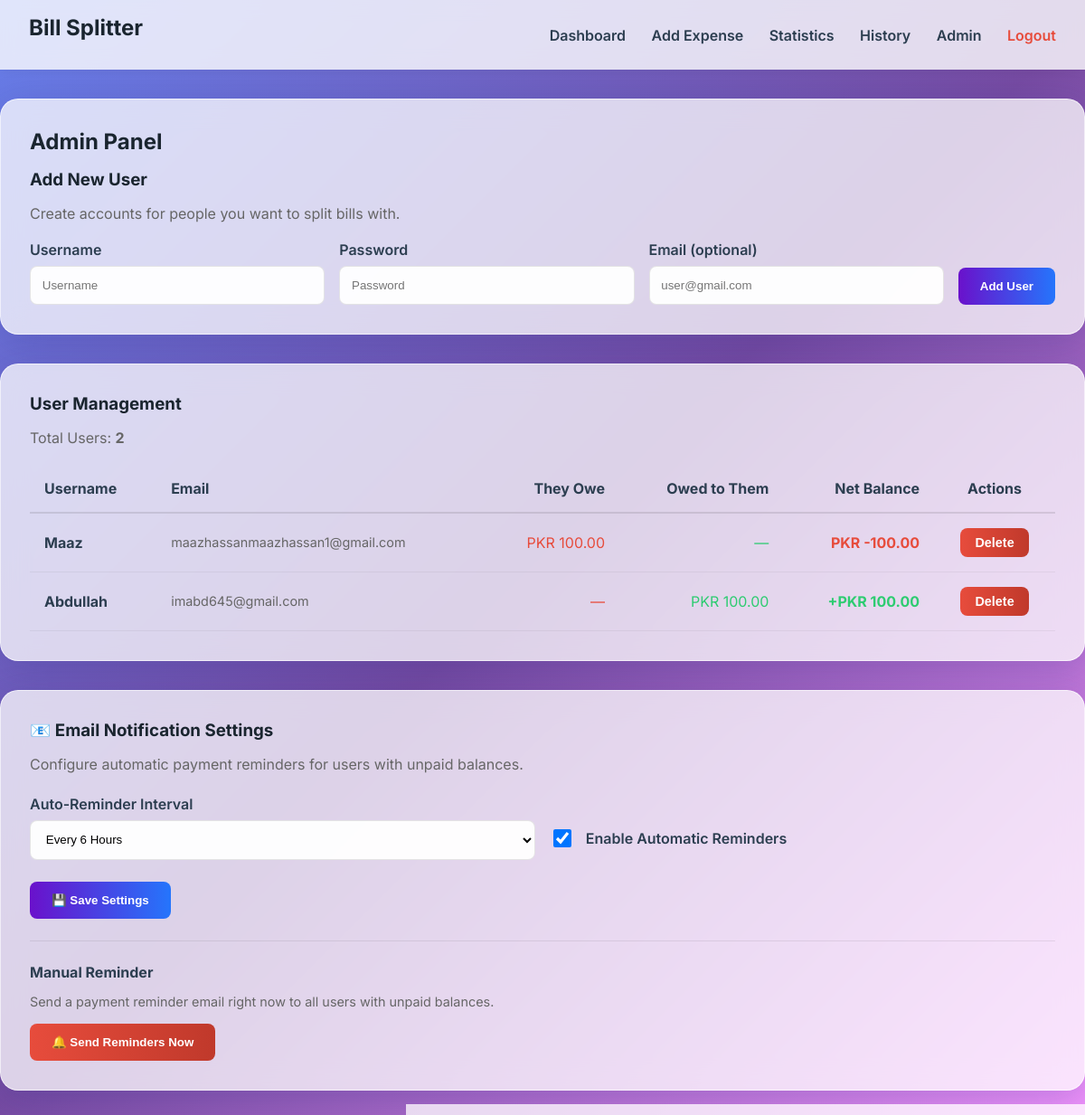
Page /add_user (signed in) on the committed database.
### models.py (models this page shows)
class User(UserMixin, db.Model):
    id = db.Column(db.Integer, primary_key=True)
    username = db.Column(db.String(150), unique=True, nullable=False)
    password = db.Column(db.String(150), nullable=False)
    email = db.Column(db.String(200), nullable=True)
    is_admin = db.Column(db.Boolean, default=False)
    expenses_paid = db.relationship('Expense', backref='payer', lazy=True)
    settlements = db.relationship('Settlement', backref='debtor', lazy=True)

class EmailSettings(db.Model):
    id = db.Column(db.Integer, primary_key=True)
    gmail_address = db.Column(db.String(200), nullable=True)
    gmail_app_password = db.Column(db.String(200), nullable=True)
    reminder_hours = db.Column(db.Integer, default=24)
    reminders_enabled = db.Column(db.Boolean, default=False)
    last_reminder_sent = db.Column(db.DateTime, nullable=True)

### app.py (the view, shortened to what this page needs)
@app.route('/add_user', methods=['GET', 'POST'])
@login_required
def add_user():
    if not current_user.is_admin:
        flash('Unauthorized')
        return redirect(url_for('dashboard'))
    all_users = User.query.filter_by(is_admin=False).all()
    user_stats = []
    for user in all_users:
        debts = Settlement.query.filter_by(user_id=user.id, is_paid=False).all()
        total_owed_by_user = sum(debt.amount_due for debt in debts)
        expenses_paid = Expense.query.filter_by(payer_id=user.id).all()
        total_owed_to_user = 0
        for exp in expenses_paid:
            for settlement in exp.settlements:
                if not settlement.is_paid and settlement.user_id != user.id:
                    total_owed_to_user += settlement.amount_due
        user_stats.append({
            'user': user,
            'owes': total_owed_by_user,
            'owed': total_owed_to_user,
            'balance': total_owed_to_user - total_owed_by_user
        })
    email_settings = EmailSettings.query.first()
    return render_template('admin.html', user_stats=user_stats, email_settings=email_settings)

### app.py (called while the page is built)
@login_manager.user_loader
def load_user(user_id):
    return User.query.get(int(user_id))

### templates/admin.html (shortened to what this page needs)
{% extends "base.html" %}
{% block content %}
<div style="max-width: 1200px; margin: 0 auto;">
    <div class="glass-container" style="margin: 2rem auto;">
        <h2>Admin Panel</h2>
        <h3>Add New User</h3>
        <p style="margin-bottom: 20px; color: #666;">Create accounts for people you want to split bills with.</p>
        <form action="{{ url_for('add_user') }}" method="POST">
            <div style="display: grid; grid-template-columns: 1fr 1fr 1fr auto; gap: 1rem; align-items: end;">
                <div class="input-group" style="margin-bottom: 0;">
                    <label style="display: block; margin-bottom: 0.5rem; font-weight: 600;">Username</label>
                    <input type="text" name="username" placeholder="Username" required>
                </div>
                <div class="input-group" style="margin-bottom: 0;">
                    <label style="display: block; margin-bottom: 0.5rem; font-weight: 600;">Password</label>
                    <input type="password" name="password" placeholder="Password" required>
                </div>
                <div class="input-group" style="margin-bottom: 0;">
                    <label style="display: block; margin-bottom: 0.5rem; font-weight: 600;">Email (optional)</label>
                    <input type="email" name="email" placeholder="user@gmail.com">
                </div>
                <button type="submit" class="btn">Add User</button>
            </div>
        </form>
    </div>
    <div class="glass-container" style="margin: 2rem auto;">
        <h3>User Management</h3>
        <p style="margin-bottom: 20px; color: #666;">Total Users: <strong>{{ user_stats|length }}</strong></p>
        {% if user_stats %}
        <div style="overflow-x: auto;">
            <table style="width: 100%; border-collapse: collapse;">
                <thead>
                    <tr style="border-bottom: 2px solid rgba(0,0,0,0.1);">
                        <th style="padding: 1rem; text-align: left;">Username</th>
                        <th style="padding: 1rem; text-align: left;">Email</th>
                        <th style="padding: 1rem; text-align: right;">They Owe</th>
                        <th style="padding: 1rem; text-align: right;">Owed to Them</th>
                        <th style="padding: 1rem; text-align: right;">Net Balance</th>
                        <th style="padding: 1rem; text-align: center;">Actions</th>
                    </tr>
                </thead>
                <tbody>
                    {% for stat in user_stats %}
                    <tr style="border-bottom: 1px solid rgba(0,0,0,0.05);">
                        <td style="padding: 1rem;"><strong>{{ stat.user.username }}</strong></td>
                        <td style="padding: 1rem; color: #666; font-size: 0.9rem;">
                            {{ stat.user.email or '—' }}
                        </td>
                        <td style="padding: 1rem; text-align: right; color: #e74c3c;">
                            {% if stat.owes > 0 %}PKR {{ "%.2f"|format(stat.owes) }}{% else %}—{% endif %}
                        </td>
                        <td style="padding: 1rem; text-align: right; color: #2ecc71;">
                            {% if stat.owed > 0 %}PKR {{ "%.2f"|format(stat.owed) }}{% else %}—{% endif %}
                        </td>
                        <td style="padding: 1rem; text-align: right; font-weight: bold;">
                            {% if stat.balance > 0 %}
                            <span style="color: #2ecc71;">+PKR {{ "%.2f"|format(stat.balance) }}</span>
                            {% elif stat.balance < 0 %} <span style="color: #e74c3c;">PKR {{ "%.2f"|format(stat.balance)
                                }}</span>
                                {% else %}
                                <span style="color: #999;">PKR 0.00</span>
                                {% endif %}
                        </td>
                        <td style="padding: 1rem; text-align: center;">
                            <form action="{{ url_for('delete_user', user_id=stat.user.id) }}" method="POST"
                                onsubmit="return confirm('Delete {{ stat.user.username }}? This removes all their data.');"
                                style="display: inline;">
                                <button type="submit" class="btn"
                                    style="background: linear-gradient(90deg, #e74c3c, #c0392b); padding: 0.5rem 1rem; font-size: 0.9rem;">
                                    Delete
                                </button>
                            </form>
                        </td>
                    </tr>
                    {% endfor %}
                </tbody>
            </table>
        </div>
        {% else %}
        <div style="text-align: center; padding: 2rem; color: #999;">
            <p>No users yet. Add your first user above!</p>
        </div>
        {% endif %}
    </div>
    <div class="glass-container" style="margin: 2rem auto;">
        <h3>📧 Email Notification Settings</h3>
        <p style="margin-bottom: 1.5rem; color: #666;">Configure automatic payment reminders for users with unpaid
            balances.</p>
        <form action="{{ url_for('save_email_settings') }}" method="POST">
            <div
                style="display: grid; grid-template-columns: 1fr 1fr; gap: 1rem; margin-bottom: 1.5rem; align-items: center;">
                <div class="input-group" style="margin-bottom: 0;">
                    <label style="display: block; margin-bottom: 0.5rem; font-weight: 600;">Auto-Reminder
                        Interval</label>
                    <select name="reminder_hours"
                        style="width: 100%; padding: 0.8rem; border-radius: 8px; border: 1px solid rgba(0,0,0,0.1); background: var(--input-bg, #fff);">
                        <option value="6" {% if email_settings.reminder_hours==6 %}selected{% endif %}>Every 6 Hours
                        </option>
                    </select>
                </div>
                <div style="display: flex; align-items: center; gap: 0.8rem; padding-top: 1.5rem;">
                    <input type="checkbox" name="reminders_enabled" id="reminders_enabled" {% if
                        email_settings.reminders_enabled %}checked{% endif %}
                        style="width: 20px; height: 20px; cursor: pointer;">
                    <label for="reminders_enabled" style="font-weight: 600; cursor: pointer;">Enable Automatic
                        Reminders</label>
                </div>
            </div>
            <button type="submit" class="btn">💾 Save Settings</button>
        </form>
        <div style="margin-top: 1.5rem; padding-top: 1.5rem; border-top: 1px solid rgba(0,0,0,0.08);">
            <h4 style="margin: 0 0 0.5rem;">Manual Reminder</h4>
            <p style="color: #666; font-size: 0.9rem; margin-bottom: 1rem;">Send a payment reminder email right now to
                all users with unpaid balances.</p>
            <form action="{{ url_for('send_reminders_now') }}" method="POST"
                onsubmit="return confirm('Send reminder emails to all users with unpaid balances?');">
                <button type="submit" class="btn" style="background: linear-gradient(90deg, #e74c3c, #c0392b);">
                    🔔 Send Reminders Now
                </button>
            </form>
        </div>
    </div>
</div>
{% endblock %}

### static/style.css (style rules this page uses)
:root { --primary-color: #6a11cb; --secondary-color: #2575fc; --text-color: #2c3e50; --bg-color: #f3f4f6; --glass-bg: rgba(255, 255, 255, 0.75); --glass-border: rgba(255, 255, 255, 0.6); --card-shadow: 0 10px 40px 0 rgba(31, 38, 135, 0.2); --input-bg: rgba(255, 255, 255, 0.95); }
* { box-sizing: border-box; }
body { background: linear-gradient(135deg, #667eea 0%, #764ba2 50%, #f093fb 100%); background-attachment: fixed; color: var(--text-color); font-family: 'Inter', -apple-system, BlinkMacSystemFont, sans-serif; margin: 0; min-height: 100vh; display: flex; flex-direction: column; }
.glass-container { background: var(--glass-bg); backdrop-filter: blur(15px); -webkit-backdrop-filter: blur(15px); border: 1px solid var(--glass-border); border-radius: 20px; box-shadow: var(--card-shadow); padding: 2rem; margin: 1rem; }
.btn { background: linear-gradient(90deg, var(--primary-color), var(--secondary-color)); border: none; padding: 0.8rem 1.5rem; border-radius: 8px; color: white; cursor: pointer; font-weight: bold; transition: transform 0.2s, box-shadow 0.2s; }
.input-group { margin-bottom: 1rem; }
input { width: 100%; padding: 0.8rem; border-radius: 8px; border: 1px solid rgba(0, 0, 0, 0.1); background: var(--input-bg); color: var(--text-color); outline: none; box-sizing: border-box; transition: border-color 0.3s, box-shadow 0.3s; }
h1, h2, h3 { margin-top: 0; margin-bottom: 1rem; color: #1a252f; }

### rows in the picture
User: user.username "Maaz", user "maazhassanmaazhassan1@gmail.com"
User: user.username "Abdullah", user "imabd645@gmail.com"
EmailSettings: reminder_hours "Every 6 Hours", reminders_enabled "☑"

### other values in the picture
{{ user_stats|length }} "2"
{{ "%.2f"|format(stat.owes) }} "100.00"
{{ "%.2f"|format(stat.balance) }} "-100.00"
{{ "%.2f"|format(stat.owed) }} "100.00"
{{ "%.2f"|format(stat.balance) }} "100.00"
